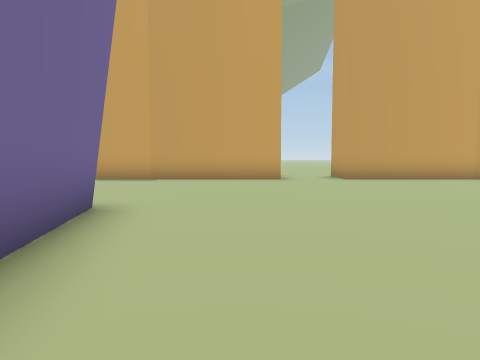
[1] (above)

22 first-person views from a walk through a 3-D level made in the Unity game engine. The camera is 1.4 m above the floor, tilts 4° down and sees 70° across. The floor is counted in squares, 2 m on a side. Each view is taken from the middle of a square. On the plan, view 1 faces up. The plan holds only what a view shows up to about 11 squares ahead; the rest is blank. The place goes on beyond the plan. Some animated figures are left out.

[2]
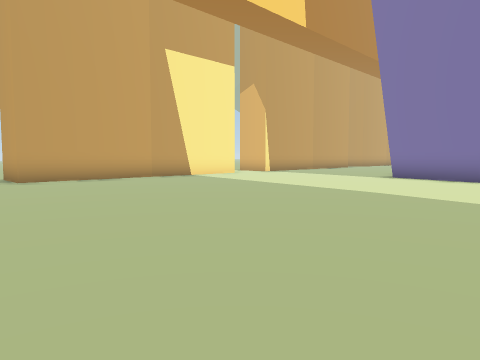

[3]
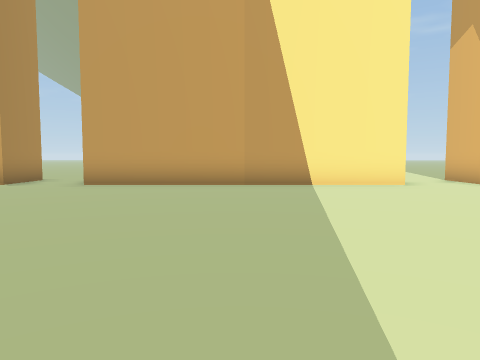

[4]
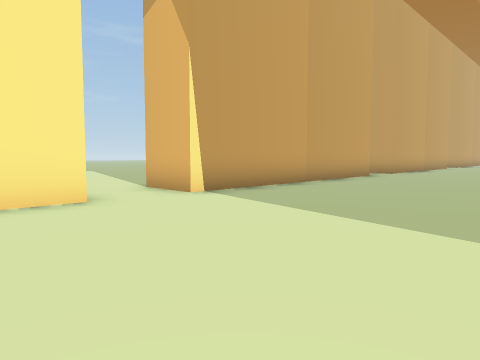

[5]
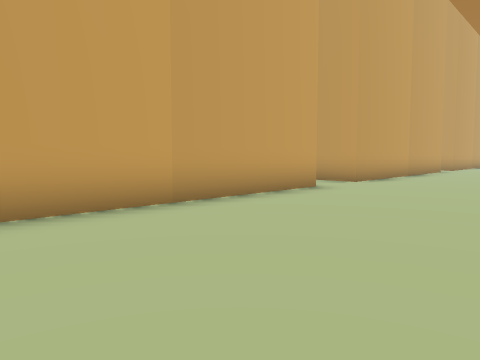

[6]
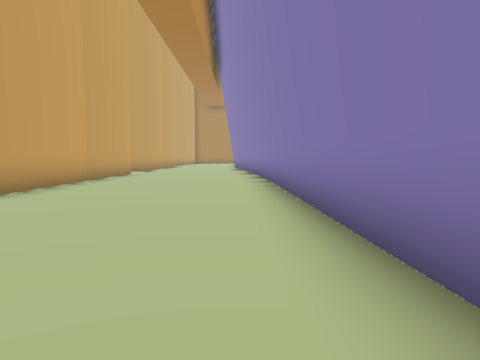

[7]
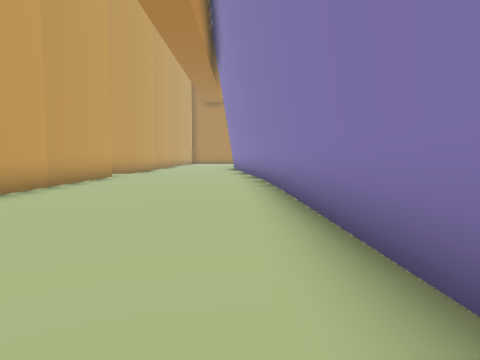

[8]
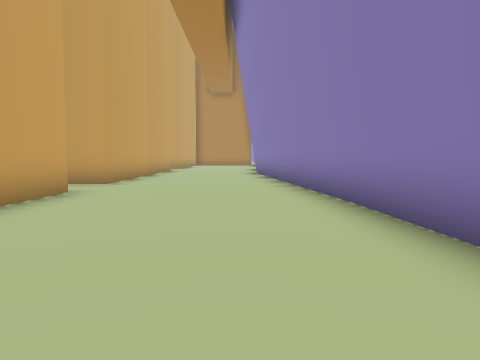

[9]
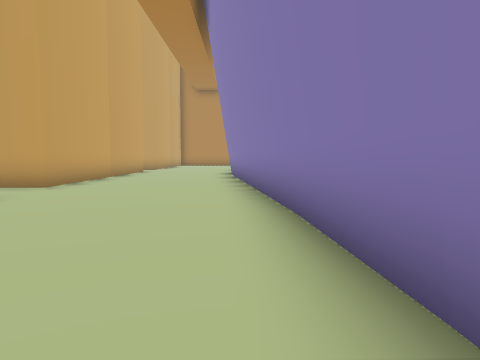

[10]
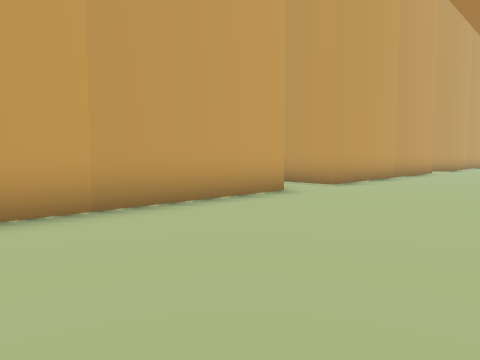

[11]
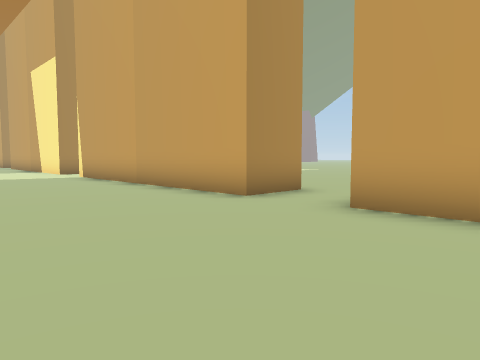

[12]
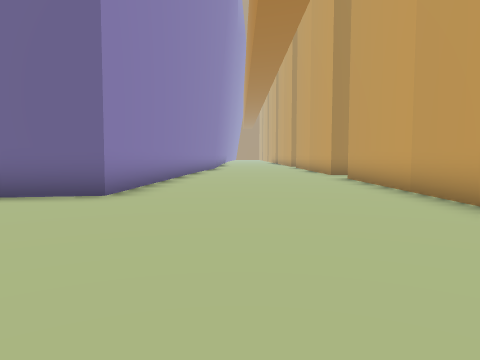

[13]
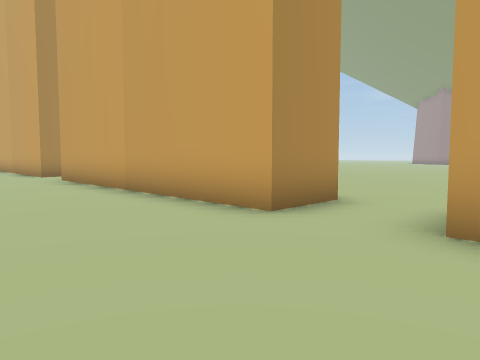

[14]
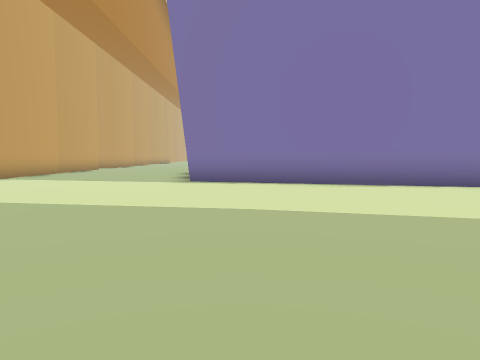

[15]
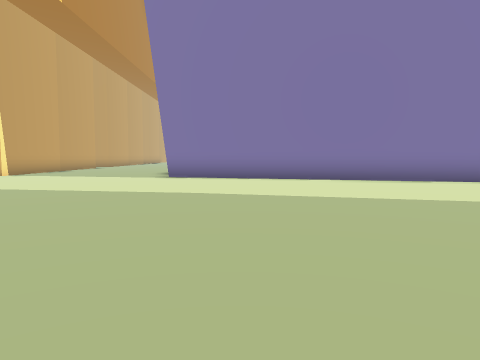

[16]
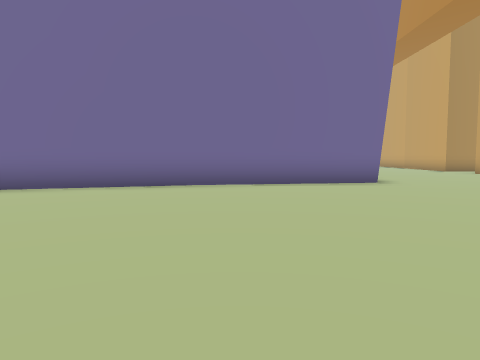

[17]
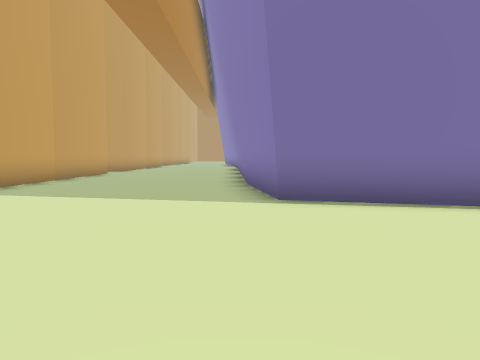

[18]
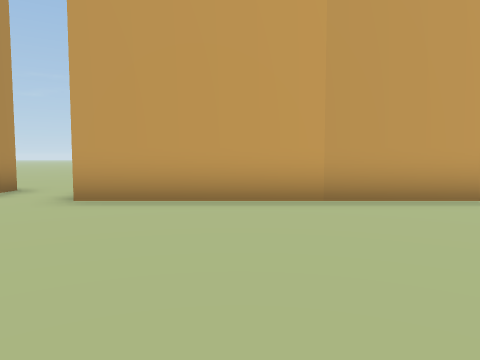

[19]
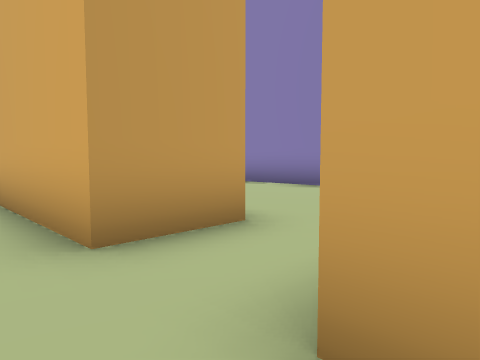

[20]
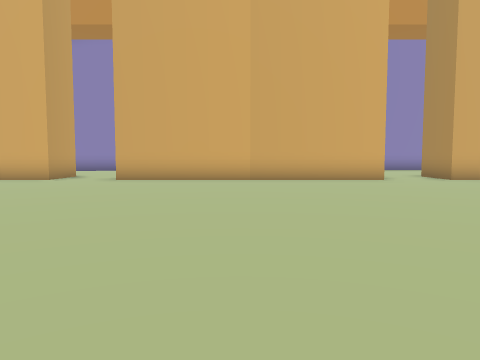

[21]
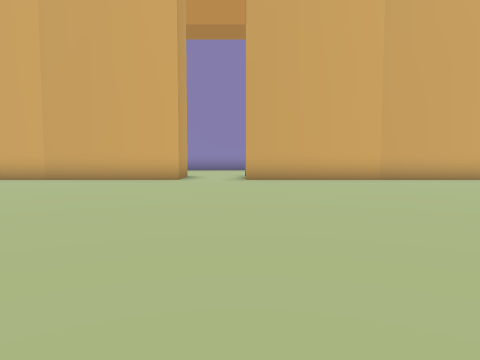

[22]
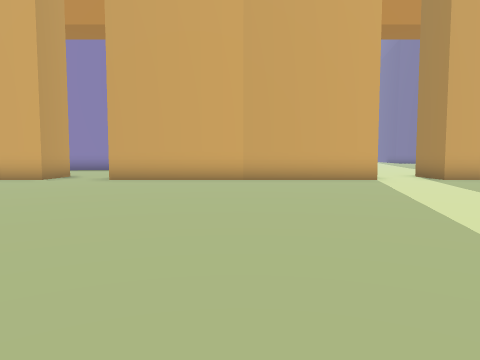

### Floor plan
Points are (right, up) in squares from view 1. A wall is a line through its corners. A room is listed if a view was taken in it or the views show most of it. See-through windows are left out.
Room 1 (views 1, 2, 3, 4, 5, 6, 7, 8, 9, 10, 11, 12, 13, 14, 15, 16, 17, 18)
walls: (11.1, 10.3) (3.2, 10.3) (3.2, 12); (15.6, 4.9) (29.9, 5.3); (11, 12) (11, 10.9); (10.6, -2.6) (12.4, 4.4) (16, 4.9); (1.2, 12) (1.2, 10.3) (-6.6, 10.3); (20.8, 12) (20.8, 10.3) (13, 10.3) (13, 12); (-1.2, -0.2) (-0.5, -2.6); (-7, 5) (-2, 4.7) (-1.1, -0.8); (29.2, 5.4) (36.5, 6.2); (30.7, 10.3) (22.8, 10.3) (22.8, 12); (36.2, 10.3) (32.6, 10.3) (32.6, 12)
ways out: opening at (-7, 11.5) to room 2; opening at (2.5, 11.5) to room 2; opening at (12, 11.5) to room 2; opening at (22, 11.5) to room 2; opening at (31.5, 11.5) to room 2
Room 2 (views 19, 20, 21, 22)
walls: (13, 12) (20.8, 12); (10, 12) (11, 12); (22.8, 12) (30.6, 12); (32.6, 12) (35.9, 12)
ways out: opening at (-7, 11.5) to room 1; opening at (2.5, 11.5) to room 1; opening at (12, 11.5) to room 1; opening at (22, 11.5) to room 1; opening at (31.5, 11.5) to room 1

Positions as (right, up) in squares from view 1, and headings:
1: (0, 0), facing up
2: (1, 0), facing up-right
3: (7, 2), facing up
4: (9, 5), facing up-right
5: (14, 6), facing up-right
6: (17, 6), facing right
7: (19, 6), facing right
8: (24, 7), facing right
9: (25, 6), facing right
10: (25, 6), facing up-right
11: (25, 6), facing up-left
12: (4, 7), facing left
13: (4, 7), facing up-left
14: (3, 3), facing right
15: (1, 2), facing right
16: (7, 1), facing left
17: (7, 5), facing right
18: (-4, 5), facing up
19: (30, 13), facing down-right
20: (27, 22), facing down
21: (21, 22), facing down
22: (17, 22), facing down
